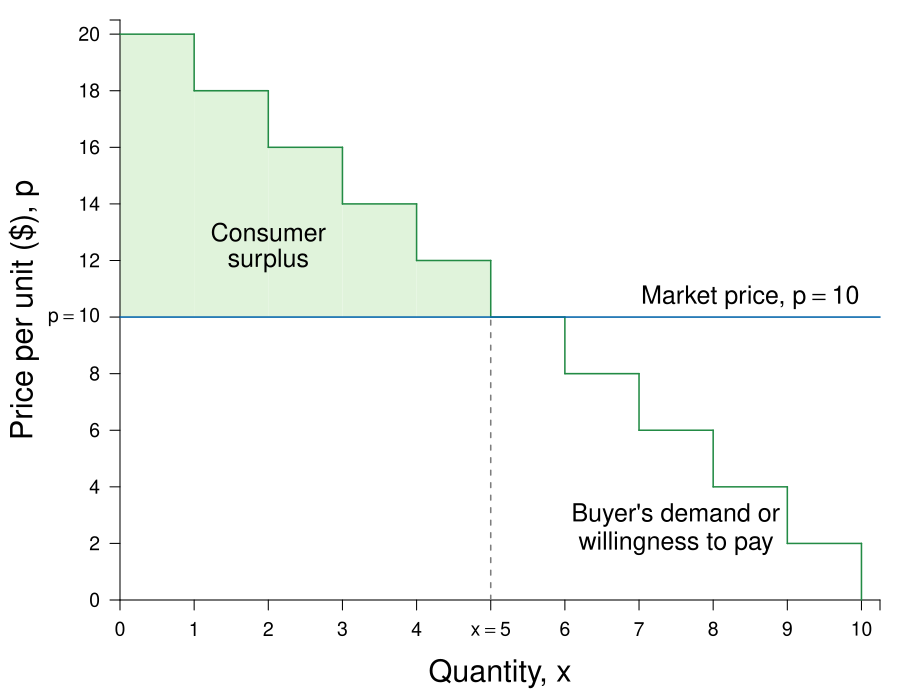

Here is the R script that generated this plot:
require(shape)
pdf(file = "indmarketdemand/harriet_cs_wtp.pdf", width = 9, height = 7)

#Set parameters for graphics
pointsize <- 1.8
axislabelsize <- 1.8
labelsize <- 1.5
namesize <- 1.8
annotatesize <- 1.5
graphlinewidth <- 2
segmentlinewidth <- 1.5

COL <- c("#7fc97f", "#beaed4", "#fdc086", "#ffff99", "#386cb0", "#f0027f", "#bf5b17", "#666666")
COLA <- c("#e0f3db", "#99d8c9","#66c2a4","#41ae76", "#238b45", "#005824")
COLB <- c("#c6dbef", "#4eb3d3", "#2b8cbe", "#0868ac","#084081")
COLC <- c("#fcfbfd", "#efedf5", "#dadaeb", "#bcbddc", "#9e9ac8", "#807dba", "#6a51a3", "#54278f", "#3f007d")

par(mar =  c(5, 6, 1, 1))

xlims <- c(0, 10.25)
ylims <- c(0, 20.5)

npts <- 501 

plot(0, 0, xlim = xlims, ylim = ylims, type = "n",
     xlab = expression(paste("")),
     ylab = expression(paste("")), 
     xaxt = "n", 
     yaxt = "n", 
     cex.lab = axislabelsize, 
     bty = "n",
     xaxs="i", 
     yaxs="i")

# ticksy <- seq(from = 0, to = ylims[2], by = 2)
# ylabels <- seq(from = 0, to = ylims[2], by = 2)
# ticksx <- seq(from = 0, to = xlims[2], by = 2)
# xlabels <- seq(from = 0, to = xlims[2], by = 2)
shares <- seq(0,10,1)
costs <- seq(20,0,-2)
prices <- c(10, 3.5)
#smoothed line
#segments(shares[1], costs[1] - 0.1, shares[7], costs[6] + 0.25, lty = 1, col = COLA[5] , lwd = segmentlinewidth)

ticksy <- c(0, seq(2,20,2), ylims[2])
ylabels <- c(seq(0,8,2), expression(paste(p == 10)), seq(12,20,2), NA)
ticksx <- c(0, seq(1,10,1), xlims[2])
#xlabels <- c(NA, expression(paste(x[I])), expression(paste(x[J])), expression(paste(x[K])), expression(paste(x[L])), expression(paste(x[M])), expression(paste(x[N])), NA)
#xlabels <- c(NA, expression(paste(x[I])), expression(paste(x[I] + x[J])), expression(paste(x[I] + x[J]+ x[K])), expression(paste(x[I] + x[J]+ x[K] + x[L])), expression(paste(x[I] + x[J]+ x[K] + x[L]+ x[M])), expression(paste(x[I] + x[J]+ x[K] + x[L]+ x[M] + x[N])), NA)
xlabels <- c(seq(0,4,1), expression(paste(x == 5)), seq(6,10,1),NA)

#Profit rectangles
#Before 'axis' call for layering purposes

#Firm i
rect(shares[1], costs[1], shares[2], prices[1], col = COLA[1], density = NULL, border = NA)
rect(shares[2], costs[2], shares[3], prices[1], col = COLA[1], density = NULL, border = NA)
rect(shares[3], costs[3], shares[4], prices[1], col = COLA[1], density = NULL, border = NA)
rect(shares[4], costs[4], shares[5], prices[1], col = COLA[1], density = NULL, border = NA)
rect(shares[5], costs[5], shares[6], prices[1], col = COLA[1], density = NULL, border = NA)

axis(1, at = ticksx, pos = 0, labels = xlabels, cex.axis = labelsize - 0.3)
axis(2, at = ticksy, pos = 0, labels = ylabels, las = 1, cex.axis = labelsize - 0.3)


#Line for wtp
##Step 1
segments(shares[1], costs[1], shares[2], costs[1], lty = 1, col = COLA[5] , lwd = segmentlinewidth)
segments(shares[2], costs[1], shares[2], costs[2], lty = 1, col = COLA[5] , lwd = segmentlinewidth)
#text((shares[1] + shares[2])/2, costs[1] - 0.2, expression("Firm I"), cex = labelsize)

##Step 2
segments(shares[2], costs[2], shares[3], costs[2], lty = 1, col = COLA[5] , lwd = segmentlinewidth)
segments(shares[3], costs[2], shares[3], costs[3], lty = 1, col = COLA[5] , lwd = segmentlinewidth)
#text((shares[2] + shares[3])/2, costs[2] - 0.2, expression("Firm J"), cex = labelsize)

##Step 3
segments(shares[3], costs[3], shares[4], costs[3], lty = 1, col = COLA[5] , lwd = segmentlinewidth)
segments(shares[4], costs[3], shares[4], costs[4], lty = 1, col = COLA[5] , lwd = segmentlinewidth)
#text((shares[3] + shares[4])/2, costs[3] - 0.2, expression("Firm K"), cex = labelsize)

##Step 4
segments(shares[4], costs[4], shares[5], costs[4], lty = 1, col = COLA[5] , lwd = segmentlinewidth)
segments(shares[5], costs[4], shares[5], costs[5], lty = 1, col = COLA[5] , lwd = segmentlinewidth)
#text((shares[4] + shares[5])/2, costs[4] - 0.2, expression("Firm L"), cex = labelsize)

##Step 5
segments(shares[5], costs[5], shares[6], costs[5], lty = 1, col = COLA[5] , lwd = segmentlinewidth)
segments(shares[6], costs[5], shares[6], costs[6], lty = 1, col = COLA[5] , lwd = segmentlinewidth)
#text((shares[5] + shares[6])/2, costs[5] - 0.2, expression("Firm M"), cex = labelsize)

##Step 6
segments(shares[6], costs[6], shares[7], costs[6], lty = 1, col = COLA[5] , lwd = segmentlinewidth)
segments(shares[7], costs[6], shares[7], costs[7], lty = 1, col = COLA[5] , lwd = segmentlinewidth, xpd = TRUE)
#text((shares[6] + shares[7])/2, costs[6] - 0.2, expression("Firm N"), cex = labelsize)

##Step 7
segments(shares[7], costs[7], shares[8], costs[7], lty = 1, col = COLA[5] , lwd = segmentlinewidth)
segments(shares[8], costs[7], shares[8], costs[8], lty = 1, col = COLA[5] , lwd = segmentlinewidth, xpd = TRUE)

##Step 8
segments(shares[8], costs[8], shares[9], costs[8], lty = 1, col = COLA[5] , lwd = segmentlinewidth)
segments(shares[9], costs[8], shares[9], costs[9], lty = 1, col = COLA[5] , lwd = segmentlinewidth, xpd = TRUE)

##Step 9
segments(shares[9], costs[9], shares[10], costs[9], lty = 1, col = COLA[5] , lwd = segmentlinewidth)
segments(shares[10], costs[9], shares[10], costs[10], lty = 1, col = COLA[5] , lwd = segmentlinewidth, xpd = TRUE)

##Step 10
segments(shares[10], costs[10], shares[11], costs[10], lty = 1, col = COLA[5] , lwd = segmentlinewidth)
segments(shares[11], costs[10], shares[11], costs[11], lty = 1, col = COLA[5] , lwd = segmentlinewidth, xpd = TRUE)


# #Equilibrium price and quantity
# segments(0, 3, 3, 3, lty = 2, "gray" , lwd = segmentlinewidth)
# segments(3, 0, 3, 3, lty = 2, "gray" , lwd = segmentlinewidth)

#For market price
segments(5, 0, 5, 10, lty = 2, col = Grays[20] , lwd = segmentlinewidth)

#Label axes
#mtext(expression(paste("Quantity of output, ", x)), side=1, line = 2.5, cex = axislabelsize)
text(0.5*xlims[2], -2.6, expression(paste("Quantity, ", x)), xpd = TRUE, cex = axislabelsize) 
text(-1.3, 0.5*ylims[2], expression(paste("Price per unit ($), ", p)), xpd = TRUE, cex = axislabelsize, srt = 90) 
# 
# points(50, 10, pch = 16, col = "black", cex = 1.5)
# text(52, 10.5, expression(M))
# text(4.4, 0.7, expression("Buyers'"), cex = labelsize)
# text(4.4, 0.45, expression("Market Demand"), cex = labelsize)
text(7.5, 3, expression("Buyer's demand or"), cex = labelsize)
text(7.5, 2, expression("willingness to pay"), cex = labelsize)


# text(0.27, 2.6, expression("Equilibrium Price"), cex = labelsize)
# text(0.27, 2.4, expression("falls in this range"), cex = labelsize)
# Arrows(0.55, 2.1, 0.55, 2.9, col = "black", code =3, lty = 1, lwd = 2, arr.type = "triangle", arr.lwd = 0.5)


#Indicator lines
#Vertical lines
# segments(shares[2], 0, shares[2], costs[1], lty = 2, col = "darkgrey", lwd = segmentlinewidth)
# segments(shares[3], 0, shares[3], costs[2], lty = 2, col = "darkgrey", lwd = segmentlinewidth)
# segments(shares[4], 0, shares[4], costs[3], lty = 2, col = "darkgrey", lwd = segmentlinewidth)
# segments(shares[5], 0, shares[5], costs[4], lty = 2, col = "darkgrey", lwd = segmentlinewidth)
# segments(shares[6], 0, shares[6], costs[5], lty = 2, col = "darkgrey", lwd = segmentlinewidth)
# segments(shares[7], 0, shares[7], costs[6], lty = 2, col = "darkgrey", lwd = segmentlinewidth)
# 

#horizontal lines
segments(0, prices[1], xlims[2], prices[1], lty = 1, col = COLB[4], lwd = segmentlinewidth)
# segments(0, costs[2], shares[2], costs[2], lty = 2, col = "darkgrey", lwd = segmentlinewidth)
# segments(0, costs[3], shares[3], costs[3], lty = 2, col = "darkgrey", lwd = segmentlinewidth)
# segments(0, costs[4], shares[4], costs[4], lty = 2, col = "darkgrey", lwd = segmentlinewidth)
# segments(0, costs[5], shares[5], costs[5], lty = 2, col = "darkgrey", lwd = segmentlinewidth)
# segments(0, costs[6], shares[6], costs[6], lty = 2, col = "darkgrey", lwd = segmentlinewidth)

#Label economic profit
text(2 , prices[1] + 3, expression("Consumer"), cex = labelsize)
text(2 , prices[1] + 2, expression("surplus"), cex = labelsize)

text(8.5, prices[1] + 0.7, expression(paste("Market price, ", p == 10)), cex = labelsize)
#text((shares[1] + shares[4])/2 , prices[1] - 0.2, expression("Economic profit"), cex = labelsize)

dev.off()
